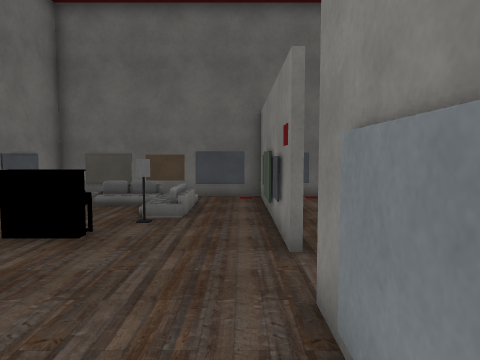
view 1 (above)

20 first-person views from a walk through a scene from a Unity 3-D project. The camera is 1.5 m above the floor, tilts 4° down and sees 70° across. The floor is counted in squares, 1 m on a side. Each view is taken from the middle of a square. On the plan, view 1 faces up. The plan holds only what a view shows up to about 16 squares ahead; the rest is blank. The place goes on beyond the plan. The player character is not drawn. Some surface patterns are stand-ins.

view 2
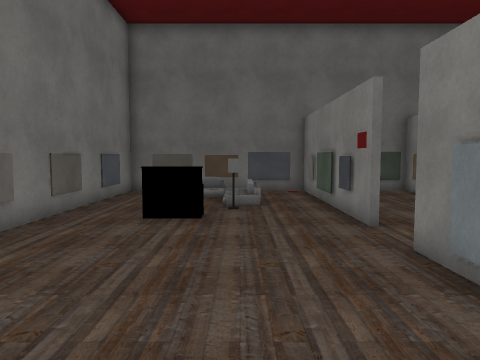

view 3
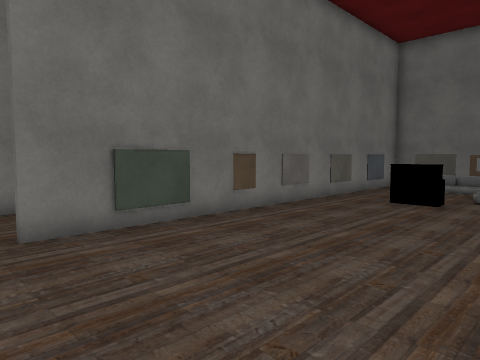

view 4
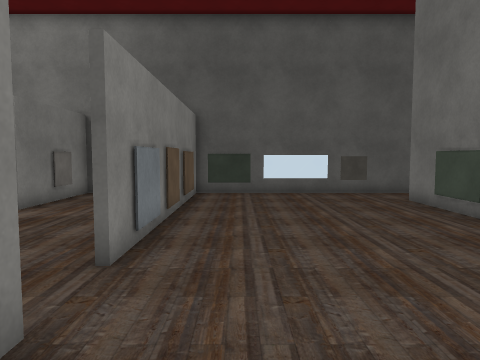

view 5
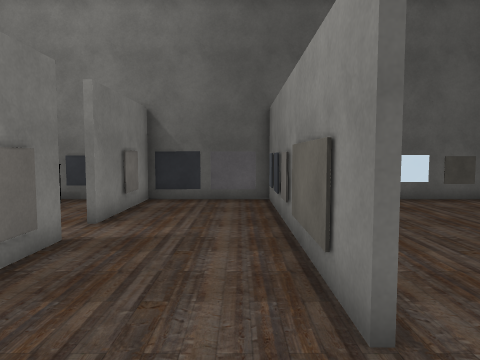

view 6
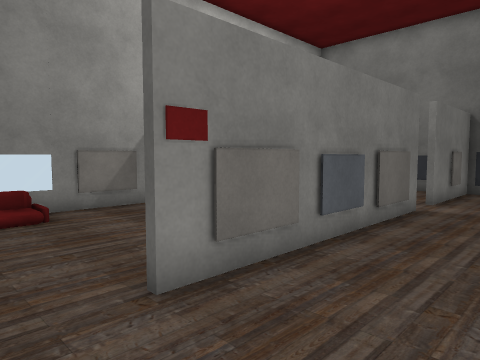

view 7
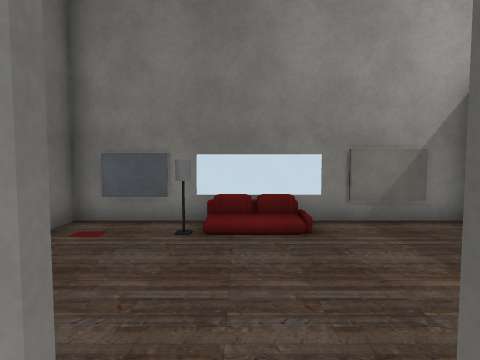

view 8
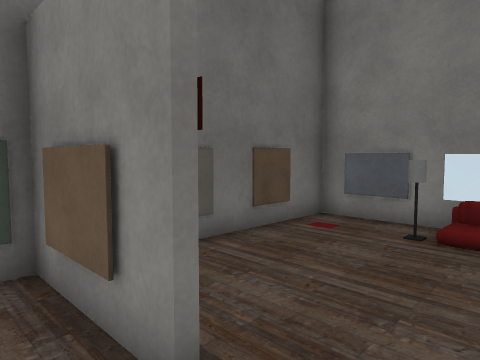

view 9
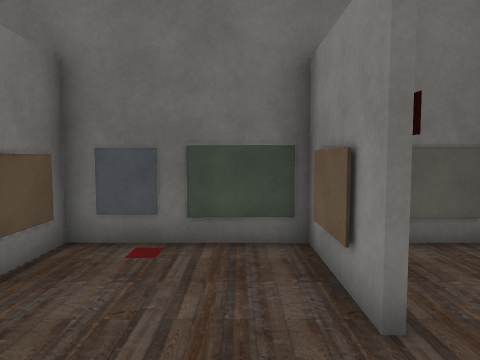

view 10
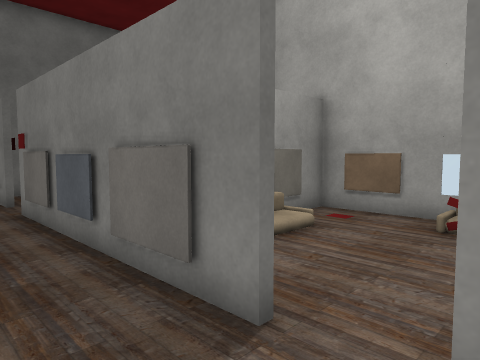

view 11
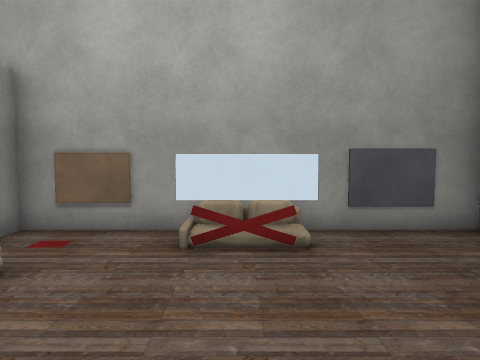

view 12
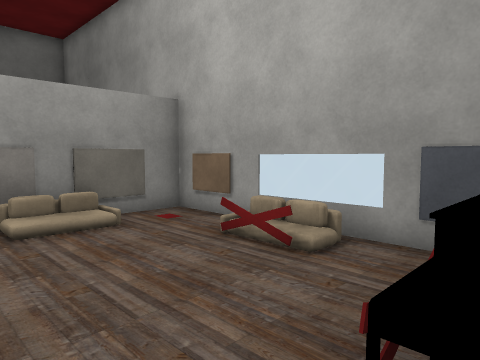

view 13
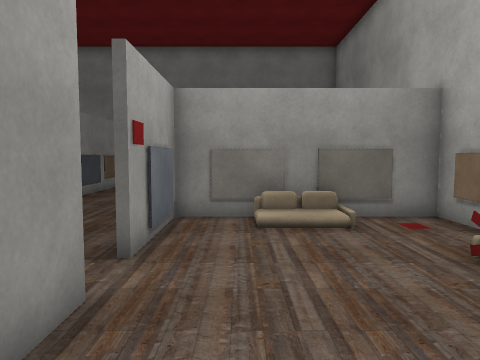

view 14
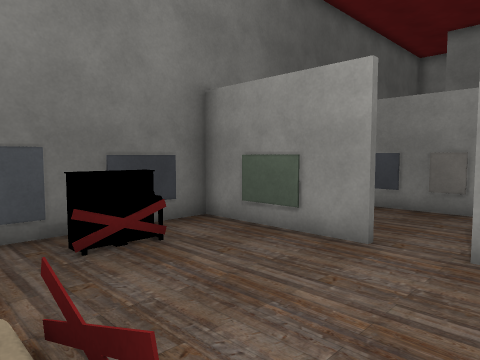

view 15
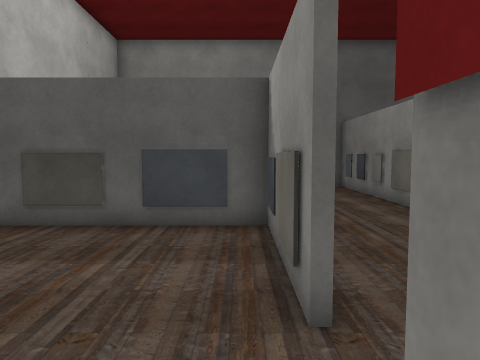

view 16
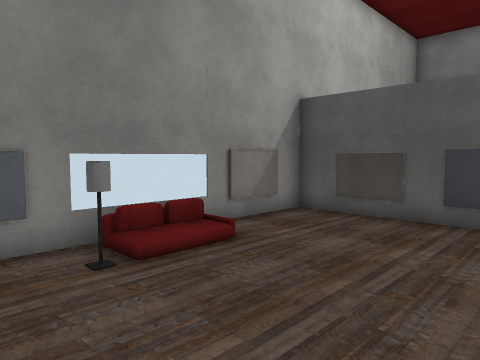

view 17
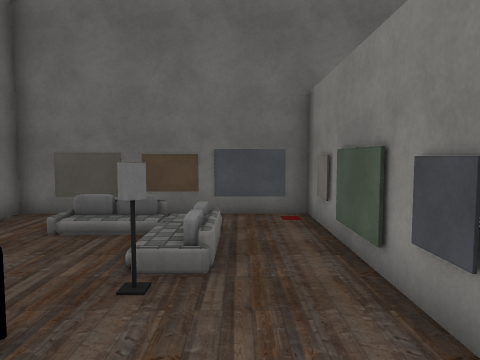

view 18
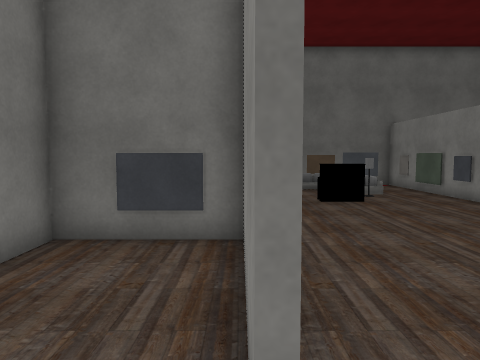

view 19
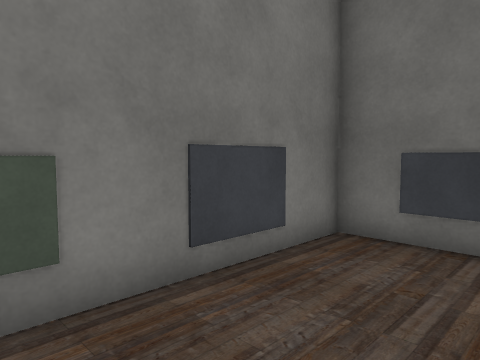

view 20
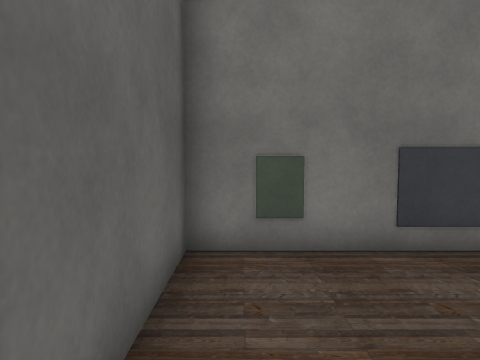

### Floor plan
Points are (right, up) in squares from view 1. A wall is a line through its corners. A room is listed if a view was taken in it or the views show most of it. See-through windows are left out.
Room 1 (views 1, 2, 3, 4, 5, 6, 7, 8, 9, 10, 15, 16, 17, 18, 19, 20)
walls: (0.7, 5.2) (0.7, 12.9); (1, 3.5) (1, -2.5); (0.7, -0.4) (0.7, 3.5); (5.5, 3.7) (6.5, 3.7); (5.2, 2.6) (5.2, 3.6); (5.2, 7.4) (5.2, 8.1); (5.4, 8.1) (5.4, 7.5); (5.2, 9.8) (5.2, 12.8) (-6.7, 12.8) (-6.7, -3.6); (5.2, -0.1) (5.2, 1.4); (7.5, 3.7) (9.4, 3.7); (5.4, 10.4) (5.4, 9.8); (1, 12.9) (1, 8); (-6.9, -1.4) (-6.9, 0.1); (5.2, -3.5) (5.2, -1.5); (10.4, 3.7) (11.9, 3.7) (11.9, 12.8) (6, 12.8); (-7.6, -5.9) (5.2, -5.9) (5.2, -4.4)
ways out: opening at (5, -1) to room 2; opening at (-7, -4.5)
objects: other object (-7, -1); other object (-7, 7); other object (-7, 11); other object (-5, 13); other object (-4, 6) to (-3, 7); other object (-2, 8); other object (-1, -6); other object (-1, 13); other object (1, -5); other object (1, -4); other object (1, -3); other object (1, 1); other object (1, 9); other object (2, 13); other object (4, -6); other object (4, 13); other object (5, 4); other object (5, 5); other object (5, 6); other object (5, 7); other object (7, 13); other object (10, 13); other object (11, 8); other object (11, 10); other object (12, 6)
Room 2 (views 11, 12, 13, 14)
walls: (5.4, -1.5) (5.4, -5.9) (9.9, -5.9); (5.2, 1.4) (5.2, 2.6); (5.2, -4.4) (5.2, -3.5); (9.4, 3.7) (10.4, 3.7); (6.5, 3.7) (7.5, 3.7); (11.9, -5.9) (11.9, 3.4) (5.4, 3.4) (5.4, -0.1)
low walls: (8.2, -4.2) (7.6, -4.3); (7.6, -4.2) (9.3, -4.1)
ways out: opening at (5, -1) to room 1
objects: other object (5, -4); other object (5, 2); other object (7, -6); other object (7, 3); other object (7, 4); other object (8, -5) to (9, -5); other object (10, 3); other object (10, 4); other object (12, -4)

Positions as (right, up) in squares from view 1, and headings:
1: (0, 0), facing up
2: (-2, -2), facing up
3: (0, -5), facing up-left
4: (-1, 8), facing down
5: (2, 6), facing down
6: (2, 10), facing down-right
7: (4, 9), facing right
8: (4, 8), facing up-right
9: (4, 7), facing up
10: (3, -2), facing up-right
11: (5, -1), facing right
12: (6, -5), facing up-right
13: (7, -5), facing up
14: (11, 1), facing down-left
15: (6, 11), facing down
16: (6, 12), facing down-right
17: (-1, 4), facing up
18: (-7, -5), facing up
19: (-7, -5), facing up-left
20: (-5, -5), facing left
